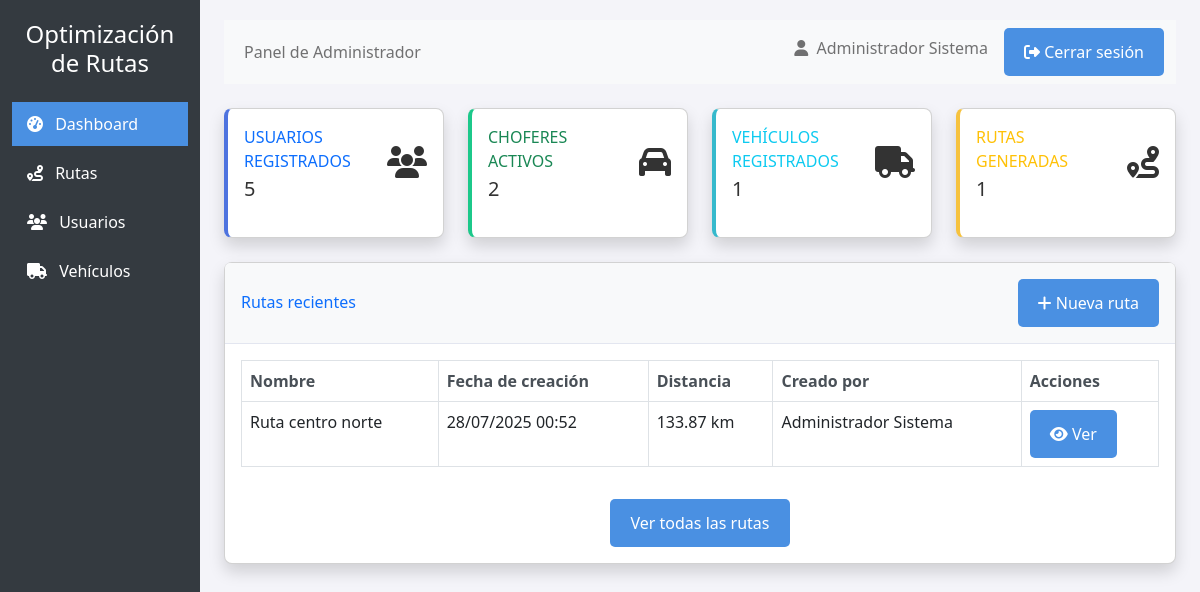
The app's page /admin/dashboard (signed in) with its own data.
### app.py (models this page shows, shortened)
class User(db.Model, UserMixin):
    id = db.Column(db.Integer, primary_key=True)
    username = db.Column(db.String(100), unique=True, nullable=False)
    email = db.Column(db.String(120), unique=True, nullable=False)
    password_hash = db.Column(db.String(200), nullable=False)
    first_name = db.Column(db.String(100), nullable=False)
    last_name = db.Column(db.String(100), nullable=False)
    cedula = db.Column(db.String(20), unique=True, nullable=False)
    role = db.Column(db.String(20), default='driver')  # admin, driver, technician, coordinator
    active = db.Column(db.Boolean, default=True)
    created_at = db.Column(db.DateTime, default=datetime.utcnow)
    driver_info = db.relationship('DriverInfo', backref='user', uselist=False, cascade="all, delete-orphan")
    routes_created = db.relationship('Route', backref='creator', lazy=True, foreign_keys='Route.creator_id')
    routes_driven = db.relationship('RouteCompletion', backref='driver', lazy=True)

class Route(db.Model):
    id = db.Column(db.Integer, primary_key=True)
    name = db.Column(db.String(100), nullable=False)
    description = db.Column(db.Text, nullable=True)
    creator_id = db.Column(db.Integer, db.ForeignKey('user.id'), nullable=False)
    created_at = db.Column(db.DateTime, default=datetime.utcnow)
    file_path = db.Column(db.String(200), nullable=False)
    gpx_path = db.Column(db.String(200), nullable=True)
    start_point = db.Column(db.String(100), nullable=True)
    end_point = db.Column(db.String(100), nullable=True)
    distance = db.Column(db.Float, nullable=True)
    active = db.Column(db.Boolean, default=True)
    completions = db.relationship('RouteCompletion', backref='route', lazy=True)

### app.py (the view)
    @app.route('/admin/dashboard')
    @admin_required
    def admin_dashboard():
        try:
            total_users = User.query.filter_by(active=True).count()
            total_drivers = User.query.filter_by(role='driver', active=True).count()
            total_vehicles = Vehicle.query.filter_by(active=True).count()
            total_routes = Route.query.filter_by(active=True).count()
            recent_routes = db.session.query(Route).join(User, Route.creator_id == User.id, isouter=True).order_by(Route.created_at.desc()).limit(5).all()
            print(f"DEBUG Dashboard: {total_users} usuarios, {total_routes} rutas, {len(recent_routes)} rutas recientes")  # Debug
            return render_template('admin/dashboard.html',
                                 total_users=total_users,
                                 total_drivers=total_drivers,
                                 total_vehicles=total_vehicles,
                                 total_routes=total_routes,
                                 recent_routes=recent_routes)
        except Exception as e:
            print(f"ERROR en admin_dashboard: {e}")  # Debug
            import traceback
            traceback.print_exc()  # Imprime el traceback completo
            flash(f'Error al cargar el dashboard: {str(e)}', 'danger')
            return render_template('admin/dashboard.html',
                                 total_users=0,
                                 total_drivers=0,
                                 total_vehicles=0,
                                 total_routes=0,
                                 recent_routes=[])

### app.py (called while the page is built)
def role_required(*roles):
    def decorator(f):
        @wraps(f)
        def decorated_function(*args, **kwargs):
            if not current_user.is_authenticated:
                flash('Debes iniciar sesión para acceder a esta página.', 'danger')
                return redirect(url_for('login'))
            if current_user.role not in roles:
                flash('No tienes permisos para acceder a esta página.', 'danger')
                return redirect(url_for('dashboard'))
            return f(*args, **kwargs)
        return decorated_function
    return decorator

### templates/admin/dashboard.html (shortened to what this page needs)
{% extends "base.html" %}
{% block page_title %}Panel de Administrador{% endblock %}
{% block sidebar_items %}
<li class="nav-item">
    <a href="{{ url_for('admin_dashboard') }}" class="nav-link active">
        <i class="fas fa-tachometer-alt me-2"></i> Dashboard
    </a>
</li>
<li class="nav-item">
    <a href="{{ url_for('manage_routes') }}" class="nav-link">
        <i class="fas fa-route me-2"></i> Rutas
    </a>
</li>
<li class="nav-item">
    <a href="{{ url_for('manage_users') }}" class="nav-link">
        <i class="fas fa-users me-2"></i> Usuarios
    </a>
</li>
<li class="nav-item">
    <a href="{{ url_for('manage_vehicles') }}" class="nav-link">
        <i class="fas fa-truck me-2"></i> Vehículos
    </a>
</li>
{% endblock %}
{% block content %}
<div class="row">
    <div class="col-md-12">
        <div class="row">
            <div class="col-md-3 mb-4">
                <div class="card border-left-primary shadow h-100">
                    <div class="card-body">
                        <div class="row no-gutters align-items-center">
                            <div class="col mr-2">
                                <div class="text-xs font-weight-bold text-primary text-uppercase mb-1">
                                    Usuarios registrados</div>
                                <div class="h5 mb-0 font-weight-bold text-gray-800">{{ total_users }}</div>
                            </div>
                            <div class="col-auto">
                                <i class="fas fa-users fa-2x text-gray-300"></i>
                            </div>
                        </div>
                    </div>
                </div>
            </div>
            <div class="col-md-3 mb-4">
                <div class="card border-left-success shadow h-100">
                    <div class="card-body">
                        <div class="row no-gutters align-items-center">
                            <div class="col mr-2">
                                <div class="text-xs font-weight-bold text-success text-uppercase mb-1">
                                    Choferes activos</div>
                                <div class="h5 mb-0 font-weight-bold text-gray-800">{{ total_drivers }}</div>
                            </div>
                            <div class="col-auto">
                                <i class="fas fa-car fa-2x text-gray-300"></i>
                            </div>
                        </div>
                    </div>
                </div>
            </div>
            <div class="col-md-3 mb-4">
                <div class="card border-left-info shadow h-100">
                    <div class="card-body">
                        <div class="row no-gutters align-items-center">
                            <div class="col mr-2">
                                <div class="text-xs font-weight-bold text-info text-uppercase mb-1">
                                    Vehículos registrados</div>
                                <div class="h5 mb-0 font-weight-bold text-gray-800">{{ total_vehicles }}</div>
                            </div>
                            <div class="col-auto">
                                <i class="fas fa-truck fa-2x text-gray-300"></i>
                            </div>
                        </div>
                    </div>
                </div>
            </div>
            <div class="col-md-3 mb-4">
                <div class="card border-left-warning shadow h-100">
                    <div class="card-body">
                        <div class="row no-gutters align-items-center">
                            <div class="col mr-2">
                                <div class="text-xs font-weight-bold text-warning text-uppercase mb-1">
                                    Rutas generadas</div>
                                <div class="h5 mb-0 font-weight-bold text-gray-800">{{ total_routes }}</div>
                            </div>
                            <div class="col-auto">
                                <i class="fas fa-route fa-2x text-gray-300"></i>
                            </div>
                        </div>
                    </div>
                </div>
            </div>
        </div>
    </div>
    <div class="col-md-12">
        <div class="card shadow mb-4">
            <div class="card-header py-3 d-flex flex-row align-items-center justify-content-between">
                <h6 class="m-0 font-weight-bold text-primary">Rutas recientes</h6>
                <a href="{{ url_for('create_route') }}" class="btn btn-primary btn-sm">
                    <i class="fas fa-plus"></i> Nueva ruta
                </a>
            </div>
            <div class="card-body">
                {% if recent_routes and recent_routes|length > 0 %}
                <div class="table-responsive">
                    <table class="table table-bordered">
                        <thead>
                            <tr>
                                <th>Nombre</th>
                                <th>Fecha de creación</th>
                                <th>Distancia</th>
                                <th>Creado por</th>
                                <th>Acciones</th>
                            </tr>
                        </thead>
                        <tbody>
                            {% for route in recent_routes %}
                            <tr>
                                <td>{{ route.name if route.name else 'Sin nombre' }}</td>
                                <td>{{ route.created_at|datetime_format if route.created_at else 'N/A' }}</td>
                                <td>{{ route.distance|distance_format if route.distance else 'N/A' }}</td>
                                <td>
                                    {% if route.creator %}
                                        {{ route.creator.first_name }} {{ route.creator.last_name }}
                                    {% else %}
                                        Desconocido
                                    {% endif %}
                                </td>
                                <td>
                                    <a href="{{ url_for('admin_view_route', route_id=route.id) }}" class="btn btn-info btn-sm">
                                        <i class="fas fa-eye"></i> Ver
                                    </a>
                                </td>
                            </tr>
                            {% endfor %}
                        </tbody>
                    </table>
                </div>
                {% else %}
                <p class="text-center">No hay rutas recientes.</p>
                {% endif %}
                <div class="text-center mt-3">
                    <a href="{{ url_for('manage_routes') }}" class="btn btn-outline-primary">
                        Ver todas las rutas
                    </a>
                </div>
            </div>
        </div>
    </div>
</div>
{% endblock %}

### templates/base.html (shortened to what this page needs)
<!DOCTYPE html>
<html lang="es">
<head>
    <link rel="stylesheet" href="https://cdn.jsdelivr.net/npm/bootstrap@5.2.3/dist/css/bootstrap.min.css">
    <link rel="stylesheet" href="https://cdnjs.cloudflare.com/ajax/libs/font-awesome/6.2.1/css/all.min.css">
    <link rel="stylesheet" href="/static/styles.css">
</head>
<body>
    <div class="container-fluid">
        <div class="row">
            <div class="col-md-2 d-md-block sidebar collapse">
                <div class="position-sticky">
                    <div class="text-center mb-4">
                        <h4>Optimización<br>de Rutas</h4>
                    </div>
                    <ul class="nav flex-column">
                        {% block sidebar_items %}
                        {% endblock %}
                    </ul>
                </div>
            </div>
            <div class="col-md-10 ms-sm-auto px-md-4 content">
                <nav class="navbar navbar-expand-lg navbar-light bg-light mb-4">
                    <div class="container-fluid">
                        <div class="collapse navbar-collapse">
                            <ul class="navbar-nav me-auto mb-2 mb-lg-0">
                                <li class="nav-item">
                                    <span class="nav-link">
                                        {% block page_title %}Dashboard{% endblock %}
                                    </span>
                                </li>
                            </ul>
                            <div class="d-flex">
                                <span class="navbar-text me-3">
                                    <i class="fas fa-user me-1"></i> {{ current_user.first_name }} {{ current_user.last_name }}
                                </span>
                                <a href="{{ url_for('logout') }}" class="btn btn-outline-danger btn-sm">
                                    <i class="fas fa-sign-out-alt"></i> Cerrar sesión
                                </a>
                            </div>
                        </div>
                    </div>
                </nav>
                {% block content %}{% endblock %}
            </div>
        </div>
    </div>
</body>
</html>

### static/styles.css (style rules this page uses)
* { box-sizing: border-box; margin: 0; padding: 0; }
body { font-family: 'Segoe UI', Arial, sans-serif; background-color: #f4f4f9; margin: 0; padding: 0; color: #333; min-height: 100vh; display: flex; flex-direction: column; }
button, .btn { background-color: #4a90e2; color: white; border: none; padding: 12px 20px; border-radius: 5px; cursor: pointer; font-size: 16px; font-weight: 500; transition: background-color 0.3s; text-decoration: none; display: inline-block; }
.btn-primary { background-color: #4a90e2; }
table { width: 100%; border-collapse: collapse; }
th, td { padding: 12px 15px; text-align: left; border-bottom: 1px solid #eee; }
th { background-color: #f8f9fa; font-weight: 600; color: #495057; }
tr:last-child td { border-bottom: none; }

### templates/base.html (style rules this page uses)
.sidebar { min-height: 100vh; background-color: #343a40; color: #fff; padding-top: 20px; }
.sidebar a { color: #fff; text-decoration: none; padding: 10px 15px; display: block; }
.sidebar a.active { background-color: #4a90e2; }
.sidebar .nav-item { margin-bottom: 5px; }
.content { padding: 20px; }
.card { margin-bottom: 20px; border-radius: 8px; box-shadow: 0 2px 4px rgba(0,0,0,0.1); }
.card-header { background-color: #f8f9fa; border-bottom: 1px solid #e3e6f0; font-weight: bold; }
.btn-primary { background-color: #4a90e2; border-color: #4a90e2; }

### templates/admin/dashboard.html (style rules this page uses)
.border-left-primary { border-left: 0.25rem solid #4e73df !important; }
.border-left-success { border-left: 0.25rem solid #1cc88a !important; }
.border-left-info { border-left: 0.25rem solid #36b9cc !important; }
.border-left-warning { border-left: 0.25rem solid #f6c23e !important; }

### records on screen
User: first_name "Administrador", last_name "Sistema"
Route: name "Ruta centro norte", created_at "28/07/2025 00:52", distance|distance_format "133.87 km", creator.first_name "Administrador", creator.last_name "Sistema"

### other values on screen
{{ total_users }} "5"
{{ total_drivers }} "2"
{{ total_vehicles }} "1"
{{ total_routes }} "1"
